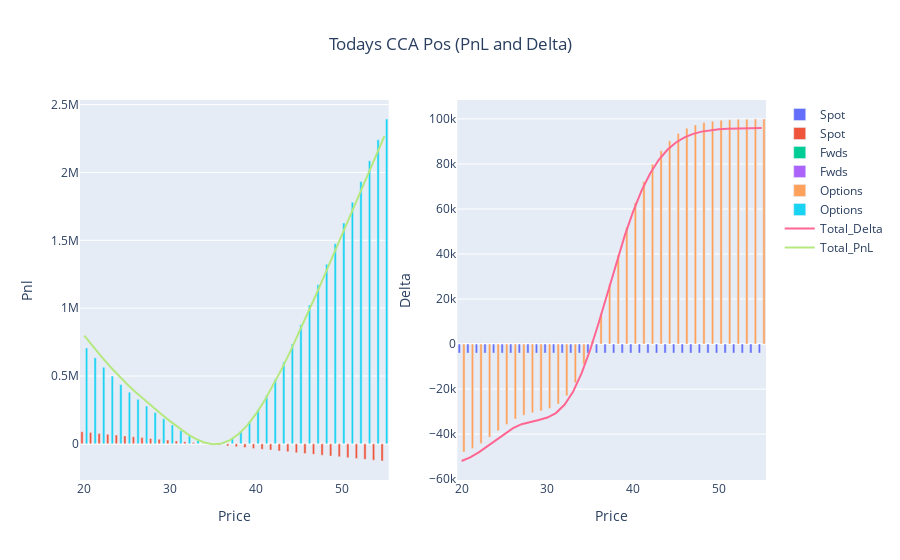

Write notebook code for a chart like this one.
### Markdown cell above
# Today's Position

### Code cell
## USE THIS STYLE OF GRAPHING FOR TODAY DATE ENTRY ##
position_functions = Position_Reporting(positions, 'CCA', current_date)
pnl, delta, theta, vega, value = position_functions.combine_frame()

fig_d = go.Figure()

fig_d.add_trace(go.Bar(x=delta.Price, y=delta.Spot, name='Spot', base=0))
fig_d.add_trace(go.Bar(x=delta.Price, y=delta.Fwds, name='Fwds', base=0))
fig_d.add_trace(go.Bar(x=delta.Price, y=delta.Options, name='Options', base=0))
fig_d.add_trace(go.Scatter(x=delta.Price, y=delta.Total_Delta, mode='lines', name='Total_Delta'))

#fig_d.update_layout(title='ACCU Delta Today', xaxis_title='Price', yaxis_title='Delta', barmode='stack')
#fig_d.show()

#~~~~~~~~~~~~~~~~~~~~~~~~~~~~~~~~~
fig_p = go.Figure()

fig_p.add_trace(go.Bar(x=pnl.Price, y=pnl.Spot, name='Spot', base=0))
fig_p.add_trace(go.Bar(x=pnl.Price, y=pnl.Fwds, name='Fwds', base=0))
fig_p.add_trace(go.Bar(x=pnl.Price, y=pnl.Options, name='Options', base=0))
fig_p.add_trace(go.Scatter(x=pnl.Price, y=pnl.Total_Pnl, mode='lines', name='Total_PnL'))

#fig_p.update_layout(title='ACCU PnL Today', xaxis_title='Price', yaxis_title='pnl', barmode='stack')
#fig_p.show()


#~~~~~~~~~~~~~~~~~~~~~~~~~~~~~~~
fig = make_subplots(rows=1, cols=2)
for i in range(0,len(fig_d.data)):
    fig.add_trace(fig_d.data[i], row=1, col=2)
    fig.add_trace(fig_p.data[i], row=1, col=1)
    
#fig.update_layout(title={'text': 'Todays CCA Pos (PnL and Delta)','x': 0.5,'xanchor': 'center'}, barmode='stack')
fig.update_layout(title={'text': 'Todays CCA Pos (PnL and Delta)','x': 0.5,'xanchor': 'center'})

fig.update_xaxes(title_text="Price", row=1, col=1)
fig.update_yaxes(title_text="Pnl", row=1, col=1)
fig.update_xaxes(title_text="Price", row=1, col=2)
fig.update_yaxes(title_text="Delta", row=1, col=2)    
fig.show()

### Figure 1 — Plotly figure (JSON) as saved in the notebook; plotly's stock layout.template omitted (floating-point values rounded to 4 significant figures)
{"data": [{"base": 0, "name": "Spot", "type": "bar", "x": [20, 21, 22, 23, 24, 25, 26, 27, 28, 29, 30, 31, 32, 33, 34, 35, 36, 37, 38, 39, 40, 41, 42, 43, 44, 45, 46, 47, 48, 49, 50, 51, 52, 53, 54, 55], "xaxis": "x2", "y": [-4000, -4000, -4000, -4000, -4000, -4000, -4000, -4000, -4000, -4000, -4000, -4000, -4000, -4000, -4000, -4000, -4000, -4000, -4000, -4000, -4000, -4000, -4000, -4000, -4000, -4000, -4000, -4000, -4000, -4000, -4000, -4000, -4000, -4000, -4000, -4000], "yaxis": "y2"}, {"base": 0, "name": "Spot", "type": "bar", "x": [20, 21, 22, 23, 24, 25, 26, 27, 28, 29, 30, 31, 32, 33, 34, 35, 36, 37, 38, 39, 40, 41, 42, 43, 44, 45, 46, 47, 48, 49, 50, 51, 52, 53, 54, 55], "xaxis": "x", "y": [89470.0, 83310.0, 77140.0, 70970.0, 64810.0, 58640.0, 52470.0, 46310.0, 40140.0, 33980.0, 27810.0, 21640.0, 15480.0, 9311.0, 3145.0, -3021.0, -9188.0, -15350.0, -21520.0, -27690.0, -33850.0, -40020.0, -46180.0, -52350.0, -58520.0, -64680.0, -70850.0, -77020.0, -83180.0, -89350.0, -95510.0, -101700.0, -107800.0, -114000.0, -120200.0, -126300.0], "yaxis": "y"}, {"base": 0, "name": "Fwds", "type": "bar", "x": [20, 21, 22, 23, 24, 25, 26, 27, 28, 29, 30, 31, 32, 33, 34, 35, 36, 37, 38, 39, 40, 41, 42, 43, 44, 45, 46, 47, 48, 49, 50, 51, 52, 53, 54, 55], "xaxis": "x2", "y": [0, 0, 0, 0, 0, 0, 0, 0, 0, 0, 0, 0, 0, 0, 0, 0, 0, 0, 0, 0, 0, 0, 0, 0, 0, 0, 0, 0, 0, 0, 0, 0, 0, 0, 0, 0], "yaxis": "y2"}, {"base": 0, "name": "Fwds", "type": "bar", "x": [20, 21, 22, 23, 24, 25, 26, 27, 28, 29, 30, 31, 32, 33, 34, 35, 36, 37, 38, 39, 40, 41, 42, 43, 44, 45, 46, 47, 48, 49, 50, 51, 52, 53, 54, 55], "xaxis": "x", "y": [0, 0, 0, 0, 0, 0, 0, 0, 0, 0, 0, 0, 0, 0, 0, 0, 0, 0, 0, 0, 0, 0, 0, 0, 0, 0, 0, 0, 0, 0, 0, 0, 0, 0, 0, 0], "yaxis": "y"}, {"base": 0, "name": "Options", "type": "bar", "x": [20, 21, 22, 23, 24, 25, 26, 27, 28, 29, 30, 31, 32, 33, 34, 35, 36, 37, 38, 39, 40, 41, 42, 43, 44, 45, 46, 47, 48, 49, 50, 51, 52, 53, 54, 55], "xaxis": "x2", "y": [-47920.0, -46320.0, -44110.0, -41420.0, -38500.0, -35680.0, -33310.0, -31580.0, -30480.0, -29680.0, -28640.0, -26640.0, -22980.0, -17130.0, -8915.0, 1494.0, 13560.0, 26520.0, 39540.0, 51840.0, 62860.0, 72250.0, 79890.0, 85850.0, 90320.0, 93550.0, 95820.0, 97350.0, 98360.0, 99010.0, 99410.0, 99660.0, 99800.0, 99890.0, 99940.0, 99970.0], "yaxis": "y2"}, {"base": 0, "name": "Options", "type": "bar", "x": [20, 21, 22, 23, 24, 25, 26, 27, 28, 29, 30, 31, 32, 33, 34, 35, 36, 37, 38, 39, 40, 41, 42, 43, 44, 45, 46, 47, 48, 49, 50, 51, 52, 53, 54, 55], "xaxis": "x", "y": [707200.0, 634700.0, 565200.0, 499400.0, 438000.0, 381000.0, 328000.0, 278300.0, 230600.0, 184400.0, 139500.0, 96860.0, 58470.0, 27330.0, 6994.0, 1010.0, 12380.0, 43080.0, 93850.0, 164200.0, 252500.0, 356500.0, 473600.0, 601100.0, 736700.0, 878100.0, 1024000.0, 1172000.0, 1323000.0, 1474000.0, 1627000.0, 1780000.0, 1933000.0, 2087000.0, 2240000.0, 2394000.0], "yaxis": "y"}, {"mode": "lines", "name": "Total_Delta", "type": "scatter", "x": [20, 21, 22, 23, 24, 25, 26, 27, 28, 29, 30, 31, 32, 33, 34, 35, 36, 37, 38, 39, 40, 41, 42, 43, 44, 45, 46, 47, 48, 49, 50, 51, 52, 53, 54, 55], "xaxis": "x2", "y": [-51920.0, -50320.0, -48110.0, -45420.0, -42500.0, -39680.0, -37310.0, -35580.0, -34480.0, -33680.0, -32640.0, -30640.0, -26980.0, -21130.0, -12910.0, -2506.0, 9561.0, 22520.0, 35540.0, 47840.0, 58860.0, 68250.0, 75890.0, 81850.0, 86320.0, 89550.0, 91820.0, 93350.0, 94360.0, 95010.0, 95410.0, 95660.0, 95800.0, 95890.0, 95940.0, 95970.0], "yaxis": "y2"}, {"mode": "lines", "name": "Total_PnL", "type": "scatter", "x": [20, 21, 22, 23, 24, 25, 26, 27, 28, 29, 30, 31, 32, 33, 34, 35, 36, 37, 38, 39, 40, 41, 42, 43, 44, 45, 46, 47, 48, 49, 50, 51, 52, 53, 54, 55], "xaxis": "x", "y": [796700.0, 718000.0, 642300.0, 570400.0, 502800.0, 439600.0, 380500.0, 324600.0, 270800.0, 218400.0, 167300.0, 118500.0, 73950.0, 36650.0, 10140.0, -2012.0, 3190.0, 27730.0, 72330.0, 136500.0, 218600.0, 316500.0, 427400.0, 548800.0, 678200.0, 813400.0, 952900.0, 1095000.0, 1240000.0, 1385000.0, 1531000.0, 1678000.0, 1825000.0, 1973000.0, 2120000.0, 2267000.0], "yaxis": "y"}], "layout": {"autosize": true, "title": {"text": "Todays CCA Pos (PnL and Delta)", "x": 0.5, "xanchor": "center"}, "xaxis": {"anchor": "y", "autorange": true, "domain": [0, 0.45], "range": [19.5, 55.5], "title": {"text": "Price"}, "type": "linear"}, "xaxis2": {"anchor": "y2", "autorange": true, "domain": [0.55, 1], "range": [19.5, 55.5], "title": {"text": "Price"}, "type": "linear"}, "yaxis": {"anchor": "x", "autorange": true, "domain": [0, 1], "range": [-266400.0, 2534000.0], "title": {"text": "Pnl"}, "type": "linear"}, "yaxis2": {"anchor": "x2", "autorange": true, "domain": [0, 1], "range": [-60360.0, 108400.0], "title": {"text": "Delta"}, "type": "linear"}}}
